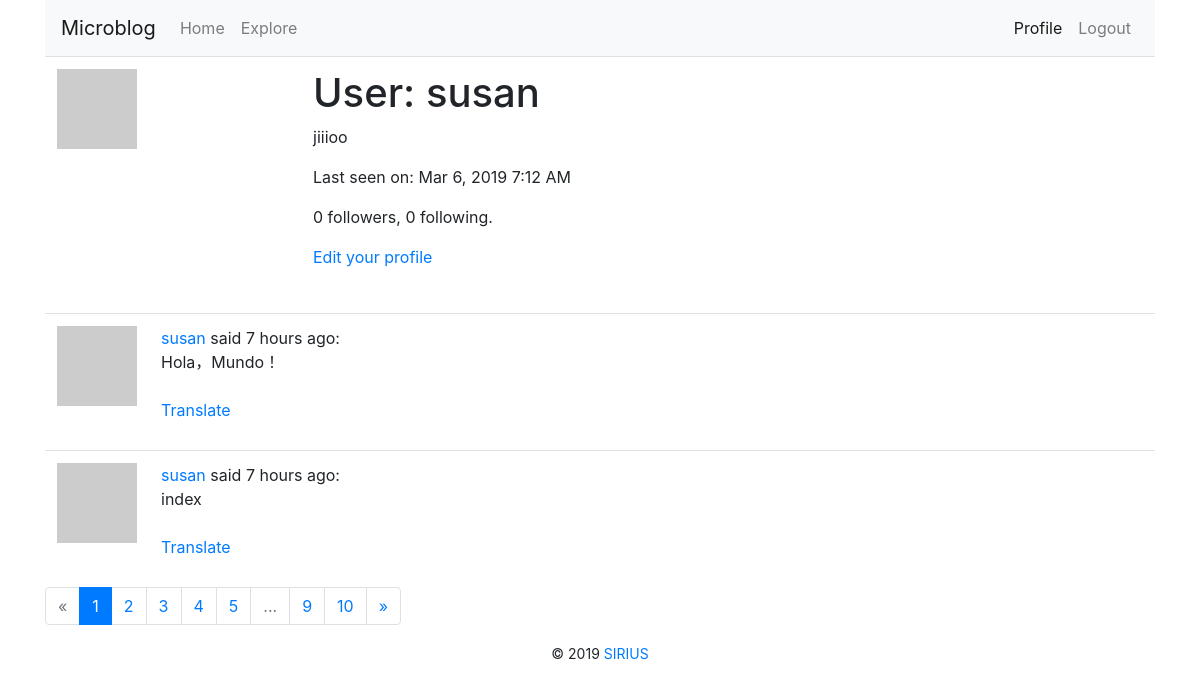
Before: /user/susan (signed in) with the older database file.
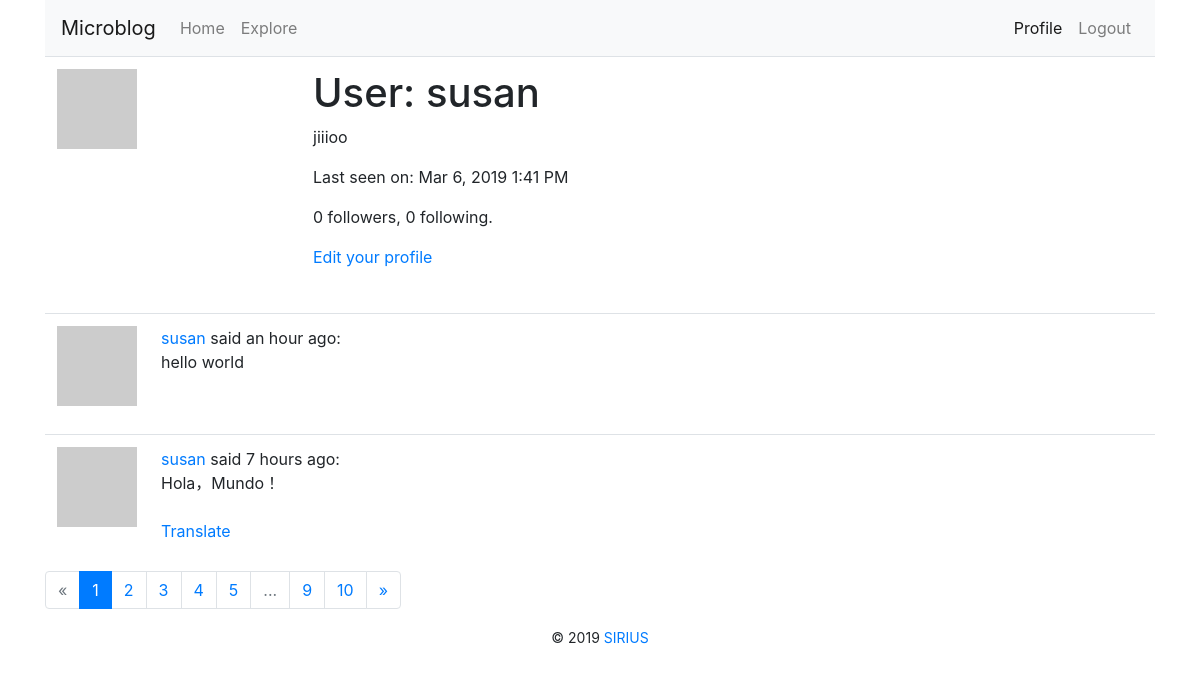
After: the same page with the newer database file.
### app/models.py (models this page shows, shortened)
class User(UserMixin, db.Model):
    id = db.Column(db.Integer, primary_key=True)
    username = db.Column(db.String(64), index=True, unique=True)
    email = db.Column(db.String(120), index=True, unique=True)
    password_hash = db.Column(db.String(128))
    posts = db.relationship('Post', backref='author', lazy='dynamic')
    about_me = db.Column(db.String(140))
    last_seen = db.Column(db.DateTime, default=datetime.utcnow())
    followed = db.relationship(
        'User',
        secondary=followers,
        primaryjoin=(followers.c.follower_id == id),
        secondaryjoin=(followers.c.followed_id == id),
        backref=db.backref('followers', lazy='dynamic'),
        lazy='dynamic'
    )
    def avatar(self, size):
        digest = md5(self.email.lower().encode('utf-8')).hexdigest()
        return 'https://www.gravatar.com/avatar/{}?d=identicon&s={}'.format(digest, size)

class Post(db.Model):
    id = db.Column(db.Integer, primary_key=True)
    body = db.Column(db.String(140))
    timestamp = db.Column(db.DateTime, index=True, default=datetime.utcnow)
    user_id = db.Column(db.Integer, db.ForeignKey('user.id'))
    language = db.Column(db.String(5))

### app/main/routes.py (the view)
@bp.route('/user/<username>')
@login_required
def user(username):
    user = User.query.filter_by(username=username).first_or_404()
    page = request.args.get('page', 1, type=int)
    posts = user.posts.order_by(Post.timestamp.desc()).paginate(page, current_app.config['POSTS_PER_PAGE'], False)
    next_url = url_for('main.user', username=user.username, page=posts.next_num) if posts.has_next else None
    prev_url = url_for('main.user', username=user.username, page=posts.prev_num) if posts.has_prev else None
    return render_template('user.html',
                           user=user,
                           pagination=posts,
                           posts=posts.items,
                           next_url=next_url,
                           prev_url=prev_url)

### app/main/routes.py (called while the page is built)
@bp.before_request
def before_request():
    if current_user.is_authenticated:
        current_user.last_seen = datetime.utcnow()
        db.session.commit()
    g.locale = str(get_locale())
    if g.locale == 'zh':
        g.locale = 'zh-cn'

### app/models.py (called while the page is built)
@login.user_loader
def load_user(id):
    return User.query.get(int(id))

### app/templates/user.html
{% extends "base.html" %}
{% from 'bootstrap/form.html' import render_form %}
{% from 'bootstrap/pagination.html' import render_pager, render_pagination %}
{% block content %}
    <table class="table table-hover">
        <tr>
            <td width="256px">
                <img src="{{ user.avatar(256) }}">
            </td>
            <td>
                <h1>{{ _('User: ') }}{{ user.username }}</h1>
                {% if user.about_me %}
                    <p>{{ user.about_me }}</p>
                {% endif %}
                {% if user.last_seen %}
                    <p>{{ _('Last seen on: ') }}{{ moment(user.last_seen).format('lll') }}</p>
                {% endif %}
                <p>
                    {{ user.followers.count() }}{{ _(' followers, ') }}{{ user.followed.count() }}{{ _(' following.') }}
                </p>
                {% if user==current_user %}
                    <p>
                        <a href="{{ url_for('edit_profile') }}">{{ _('Edit your profile') }}</a>
                    </p>
                {% elif not current_user.is_following(user) %}
                    <p>
                        <a href="{{ url_for('follow', username=user.username) }}">{{ _('Follow') }}</a>
                    </p>
                {% else %}
                    <p>
                        <a href="{{ url_for('unfollow', username=user.username) }}">{{ _('Unfollow') }}</a>
                    </p>
                {% endif %}
            </td>
        </tr>
    </table>
    {% for post in posts %}
        {% include '_post.html' %}
    {% endfor %}
    {{ render_pagination(pagination,ellipses='...',align='right') }}
{% endblock %}

### app/templates/base.html (shortened to what this page needs)
{% from 'bootstrap/nav.html' import render_nav_item %}
<!DOCTYPE html>
<html>
<head>
    {% block head %}
        {% block styles %}
            {{ bootstrap.load_css() }}
        {% endblock %}
    {% endblock %}
</head>
<body>
<main class="container">
    <nav class="navbar navbar-expand-lg navbar-light bg-light">
        <a class="navbar-brand" href="{{ url_for('main.index') }}">Microblog</a>
        <div class="collapse navbar-collapse" id="navbarSupportedContent">
            <ul class="navbar-nav mr-auto">
                {{ render_nav_item('main.index',_('Home'),use_li=True) }}
                {{ render_nav_item('main.explore',_('Explore'),use_li=True) }}
            </ul>
            <ul class="navbar-nav">
                {% if current_user.is_anonymous %}
                    {{ render_nav_item('auth.login',_('Login'),use_li=True) }}
                {% else %}
                    {{ render_nav_item('main.user',_('Profile'),use_li=True,username=current_user.username) }}
                    {{ render_nav_item('auth.logout',_('Logout'),use_li=True) }}
                {% endif %}
            </ul>
        </div>
    </nav>
    {% block content %}{% endblock %}
    <footer class="text-center">
        {% block footer %}
            <small> &copy; 2019 <a href="http://127.0.0.1:5000" title="Written by SIRIUS">SIRIUS</a></small>
        {% endblock %}
    </footer>
</main>
</body>
</html>

### app/templates/_post.html (shortened to what this page needs)
<table class="table table-hover">
    <tr>
        <td width="70px">
            <a href="{{ url_for('main.user',username=post.author.username) }}">
                <img src="{{ post.author.avatar(70) }}">
            </a>
        </td>
        <td>
            {{ _('%(username)s said %(when)s:', username=user_link, when=moment(post.timestamp).fromNow()) }}
            <br>
            <span id="post{{ post.id }}">{{ post.body }}</span>
            {% if post.language and post.language !=g.locale %}
                <br><br>
                <span id="translation{{ post.id }}">
                    <a href="javascript:translate(
                    '#post{{ post.id }}',
                    '#translation{{ post.id }}',
                    '{{ post.language }}',
                    '{{ g.locale }}');">{{ _('Translate') }}</a>
                </span>
            {% endif %}
            <br>
        </td>
    </tr>
</table>

Changed rows visible on the page:
no longer on this page (row unchanged): Post: body "index"
changed User "susan": last_seen "Mar 6, 2019 7:12 AM" → "Mar 6, 2019 1:41 PM"
added Post: body "hello world"
